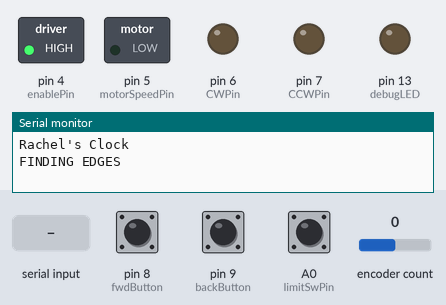
Simulated run of this sketch. Board: Arduino Uno, built with avr-gcc and run on an emulated ATmega328P. Shown: switched loads named in the sketch (green lamp = pin HIGH), output pins drawn as LEDs (lit = HIGH), the last lines printed to the serial monitor. The test bench sets the inputs (shaded band); at power-on: A0 (limitSwPin) HIGH, pin 9 (backButton) HIGH, pin 8 (fwdButton) HIGH, encoder count 0.

Above: at 0.8 s.
0.9 s: A0 (limitSwPin) pulled LOW for 3.2 s
At 3.9 s:
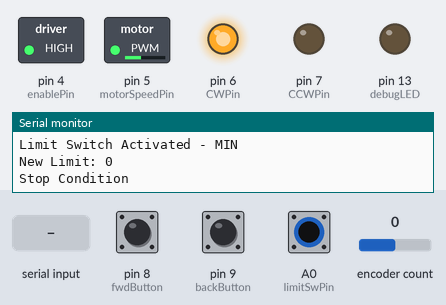
6.5 s: A0 (limitSwPin) pulled LOW for 0.15 s
At 7.7 s:
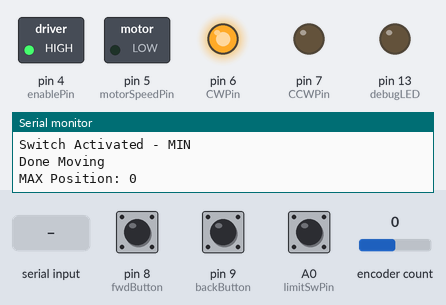
9.6 s: pin 9 (backButton) pulled LOW for 0.15 s
At 10.4 s:
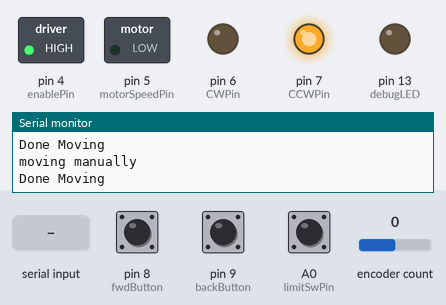
11.3 s: A0 (limitSwPin) pulled LOW for 1 s
13.8 s: "moveTo\n" received over Serial
At 14.6 s:
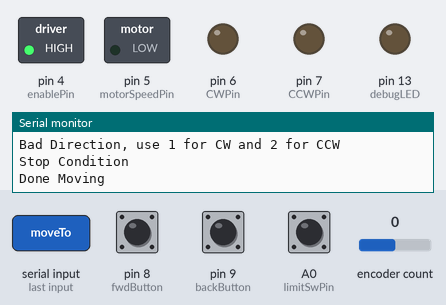
15.3 s: A0 (limitSwPin) pulled LOW for 0.15 s
Timing chart, 0 to 17.9 s (numbered marks = the images above; inputs shaded):
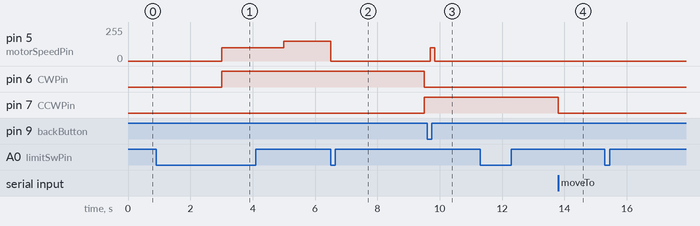

The sketch:

ClockOclock-LimitSWTesting.ino
```cpp
// ***** Timer *****
#include <SimpleTimer.h>
SimpleTimer timer; // the timer object

// timer library - https://github.com/zomerfeld/SimpleTimerArduino

// ***** RTC *****
#include <RTClib.h> //library from https://github.com/adafruit/RTClib
RTC_DS1307 rtc;
DateTime now;
char daysOfTheWeek[7][12] = {"Sunday", "Monday", "Tuesday", "Wednesday", "Thursday", "Friday", "Saturday"};

int nowHour = -1;
int nowMinute = -1;
int nowSecond = -1;
int lastHour = -1;
int lastMinute = -1;
int lastSecond = -1;

// Wiring: 5V to 5V, GND to GND, SCL to A5 (on Uno, changes by controller), SDA to A4 (on Uno)
// Wiring: https://screencast.com/t/50Cv0fAUM7w5


// ***** Encoder http://www.pjrc.com/teensy/td_libs_Encoder.html
// If you define ENCODER_DO_NOT_USE_INTERRUPTS *before* including
// Encoder, the library will never use interrupts.  This is mainly
// useful to reduce the size of the library when you are using it
// with pins that do not support interrupts.  Without interrupts,
// your program must call the read() function rapidly, or risk
// missing changes in position.
//#define ENCODER_DO_NOT_USE_INTERRUPTS
#include <Encoder.h>
#include <Bounce2.h>

//   Change these two numbers to the pins connected to your encoder.
//   Best Performance: both pins have interrupt capability
//   Good Performance: only the first pin has interrupt capability
//   Low Performance:  neither pin has interrupt capability
//   Make sure to pull UP those pins up with a 1K resistor (though the code seems to use the INPUT_PULLUP)

Encoder myEnc(2, 3); //on Uno, the pins with interrupt capability are 2 and 3 (https://www.arduino.cc/en/Reference/attachInterrupt)

// *** MOTOR CONTROL PINS ***
#define enablePin 4 // Connect to EN - Send High or Low to enabled and disable the motor
#define motorSpeedPin 5 // Connect to D2 on the Pololu MD05A (Needs to be PWM pin)
#define CWPin 6 // Connect to IN1 - Turning HIGH will change the motor direction to ClockWise
#define CCWPin 7 // Connect to IN2 - Turning HIGH will change the motor direction to Counter ClockWise
// (flip the A/B wires if the direction is reversed)

#define fwdButton 8 //Button to move motor forward
#define backButton 9 //Button to move motor backward
#define debugLED 13 // Debug LED


// *** LIMIT SWITCH  ***
#define limitSwPin A0 // The pin for the limit switch.
// For a regular switch, set as INPUT_PULLUP and connect the switch to GND and look for LOW for trigger. (https://www.arduino.cc/en/Tutorial/DigitalInputPullup)

// Values for Hall Sensor
int magnetHigh = 520; // high range for magnet detection (460+578?)
int magnetLow = 440;

// Initiate a Bounce object: //needed for digital switch
Bounce debouncer1 = Bounce();
Bounce debouncer2 = Bounce();
Bounce debouncer3 = Bounce();


// **************************

// *** SERIAL VARIABLES ***
String inputString = "";         // a string to hold incoming data
boolean stringComplete = false;  // whether the string is complete
// **************************

// *** CLOCK VARIABLES ***
bool motorDisabled = 0; //To disable the motor passed limits
long maxPosition = -1;
long cmdPosition = 200; // Where we're aiming the motor to go
bool motionDone = 1; // If the clock's in motion or not
long distanceMinute = 3000; // CHANGE - How much we need to move for one minute passing
long distance5Second = 250; // CHANGE - How much we need to move for 5 seconds passing
int direction; // globally stores the direction of the moveTo Commands.

// **************************

// *** ENCODER VARIABLES ***
long oldPosition  = -999;
long newPosition;


// ************************** SETUP **************************

void setup() {

  // ***** STARTS SERIAL & RTC *****
  Serial.begin(250000);
  Serial.println("Rachel's Clock");


  inputString.reserve(200);   // reserve 200 bytes for the inputString


  // ***** PIN SETUP *****
  pinMode(enablePin, OUTPUT);
  pinMode(motorSpeedPin, OUTPUT);
  pinMode(CWPin, OUTPUT);
  pinMode(CCWPin, OUTPUT);
  pinMode(limitSwPin, INPUT_PULLUP);
  pinMode(enablePin, OUTPUT);
  pinMode(fwdButton, INPUT_PULLUP);
  pinMode(backButton, INPUT_PULLUP);
  pinMode(debugLED, OUTPUT);


  digitalWrite(enablePin, HIGH); // Turns the motor on

  debouncer1.attach(fwdButton);
  debouncer2.attach(backButton);

  debouncer1.interval(90); // 90 seemed to work fast enough. Test and modify if needed
  debouncer2.interval(90); // 90 seemed to work fast enough. Test and modify if needed

// After setting up the limit SW, setup the Bounce instance (only needed for digital switch :
  debouncer3.attach(limitSwPin);
  debouncer3.interval(90); // 90 seemed to work fast enough. Test and modify if needed

  findEdges();

}

// ************************** LOOP **************************

void loop() {
  // ***** UPDATE TIME *****
  timer.run();


  // ***** READ ENCODER *****
  newPosition = myEnc.read();
  if (newPosition != oldPosition) {
    oldPosition = newPosition;
    Serial.print ("encoder position: "); // DEBUG - Disable eventually
    Serial.println(newPosition); // DEBUG - Disable eventually
  }
  // **************************

  // **** CHECK SWITCHes ****
  debouncer1.update();
  debouncer2.update();
  debouncer3.update();

// Limit SW - For hall sensor
//  if ((analogRead(limitSwPin) >= magnetHigh) || (analogRead(limitSwPin) <= magnetLow)) { // numbers might need adjusting based on analog reads of hall sensor
// Limit SW - For Regular SW
 if (debouncer3.fell()) {
    //    myEnc.write(0); // writes 0 to the encoder location
    Serial.println("Limit Switch Activated"); // DEBUG
    digitalWrite(debugLED, HIGH); //turn on debug led
  } else {
    digitalWrite(debugLED, LOW); //turn off debug LED
  }

  // **** Serial handling  ****
  if (stringComplete) {
    Serial.println(inputString);

    // command to manual move: moveTo(X,Y,Z)
    // X = Speed (0-255), Y direction (1or2), Z location )
    // moveTo(120,1,3000)

    if (inputString.startsWith("moveTo")) { // if the string begins with moveTo - Case Sensitive!
      int commaPosition1 = inputString.indexOf(','); //gets the location of the first comma
      String cmdSpeedSt = inputString.substring(7, commaPosition1); // cuts the string between the 7th char and the first comma
      int cmdSpeed = cmdSpeedSt.toInt(); // casts the SPEED it into an int
      Serial.print("cmdSpeed: ");
      Serial.println(cmdSpeed);

      String cmdDirectionSt = inputString.substring(commaPosition1 + 1, commaPosition1 + 2); // gets the direction
      int cmdDirection = cmdDirectionSt.toInt(); // casts the DIRECTION into an int
      Serial.print("cmdDirection: ");
      Serial.println(cmdDirection);

      //String cmdRest = inputString.substring(commaPosition1 + 2);
      //      Serial.print("cmdRest: "); // DEBUG
      //      Serial.println(cmdRest); // DEBUG

      int commaPosition2 = inputString.lastIndexOf(','); // gets the location of the last comma
      int parePosition = inputString.indexOf(')'); //gets the location of the closing parentheses
      //      Serial.print("parePosition: "); Serial.println(parePosition); // DEBUG

      String cmdPositionSt = inputString.substring(commaPosition2 + 1, parePosition); // cuts the string between the last comma to the parentheses
      cmdPosition = cmdPositionSt.toInt(); //casts the TARGET POSITION into a global variable (long actually, which will accept an int)
      Serial.print("cmdPosition: ");
      Serial.println(cmdPosition);

      // engage the motor via the moveTo Function
      moveTo(cmdSpeed, cmdDirection, cmdPosition);

    }

    // clear the string:
    inputString = "";
    stringComplete = false;
  }

  // ***** MOTOR STOPPING *****
  checkStop();

  // ***** MANUAL CONTROL BUTTONS *****
  if (debouncer1.fell()) { //if the button went to low (set to pullup)
    digitalWrite(CWPin, HIGH);
    digitalWrite(CCWPin, LOW);
    analogWrite(motorSpeedPin, 125);
    Serial.println("moving manually");
  }

  if (debouncer2.fell()) {
    digitalWrite(CWPin, LOW);
    digitalWrite(CCWPin, HIGH);
    analogWrite(motorSpeedPin, 100);
    Serial.println("moving manually");
  }

  if (debouncer1.rose()) { //when the buttons are not pressed anymore
    stopMotor();
  }

  if (debouncer2.rose()) {
    stopMotor();
  }

}
```

Znotes.ino
```cpp
/***** A02K MAGNETIC HALL EFFECT SENSOR *****:
It's an Analog sensor. Averages around 500. Depending on the pole of the magnet facing it, it will either go down or up.
http://bit.ly/2z8tUJ4

Wiring:
curved side facing facing towards you, left to right:
VCC
GND
Signal
1-10K resistor between VCC and signal.


***** MOTOR NOTES *****
Slowest I can move it seems to be about 70 PWM.

Wiring for the Pololu Motor driver
from right to left:
GND, V+, Motor A (gnd), Motor B (VCC)

// *** MOTOR CONTROL PINS ***
#define enablePin 4 // Connect to EN - Send High or Low to enabled and disable the motor
#define motorSpeedPin 5 // Connect to D2 on the Pololu MD05A (Needs to be PWM pin)
#define CWPin 6 // Connect to IN1 - Turning HIGH will change the motor direction to ClockWise
#define CCWPin 7 // Connect to IN2 - Turning HIGH will change the motor direction to Counter ClockWise

*/
```

motorFunctions.ino
```cpp
void move(int speed, int directionTo) { // General Move with Direction (no target location). Speed needs to be 0-255, Direction 1 or 2

  direction = directionTo; // Stores the direction in a global parameter

  if (motorDisabled == 1) {
    Serial.println("Motor disabled, can't move");
    return;
  }

  motionDone = 0;

  if (directionTo == 1) { // clockwise
    digitalWrite(CWPin, HIGH);
    digitalWrite(CCWPin, LOW);
  } else if (directionTo == 2) { // counter-clockwise
    digitalWrite(CWPin, LOW);
    digitalWrite(CCWPin, HIGH);
  } else {
    digitalWrite(CWPin, LOW);
    digitalWrite(CCWPin, LOW);
    Serial.println("Bad Direction, use 1 for CW and 2 for CCW");
    return;
  }

  analogWrite(motorSpeedPin, speed);
  Serial.println("Moving with speed " + speed);
}

void moveTo(int speed, int directionTo, long goToPosition) { // Move to a specific location ******

  direction = directionTo;

  if (motorDisabled == 1) {
    Serial.println("Motor disabled, can't move");
    return;
  }

  // print the command
  Serial.print("Command Received: Speed: ");
  Serial.print(speed);
  Serial.print("\t Direction: ");
  Serial.print(directionTo);
  Serial.print("\t goToPosition: ");
  Serial.println(goToPosition);

  motionDone = 0; // set the flag for movement (not done is zero means it's moving)

  if (directionTo == 1) { // clockwise
    digitalWrite(CWPin, HIGH);
    digitalWrite(CCWPin, LOW);
  } else if (directionTo == 2) { // counter-clockwise
    digitalWrite(CWPin, LOW);
    digitalWrite(CCWPin, HIGH);
  } else {
    digitalWrite(CWPin, LOW);
    digitalWrite(CCWPin, LOW);
    Serial.println("Bad Direction, use 1 for CW and 2 for CCW");
    return;
  }

  analogWrite(motorSpeedPin, speed); //move the motor
  Serial.println("Moving"); // DEBUG

}

void stopMotor() {
  Serial.println("Done Moving");
  analogWrite(motorSpeedPin, 0);
  motionDone = 1;
}

void checkStop() {
  if (((newPosition + 40 >= cmdPosition) && (newPosition - 40 <= cmdPosition )) && (motionDone == 0)) {
    Serial.println("Stop Condition"); //DEBUG
    stopMotor();
  }
  checkMax();
}

void checkMax() {
  if ((newPosition + 40 >= maxPosition) && (motionDone == 0) && (direction == 1)) {
    motionDone = 0;
    Serial.println("Reached Max");
    cmdPosition = 0;
    moveTo(100, 2, cmdPosition); //move back to 0

  }
}

void findEdges () { //This function finds the edges for the motor movements - Max and Min
  // uses a limit switch (or a hall magnet switch)

  Serial.println("FINDING EDGES");
  delay(3000);
// This WHILE Lines works for Hall Sensor
//  while ((analogRead(limitSwPin) <= magnetHigh) && (analogRead(limitSwPin) >= magnetLow)) { // numbers might need adjusting based on analog reads of hall sensor

// This While Line Works for regular switches
  while (digitalRead(limitSwPin) == HIGH) { //button not pressed (it's in pullup mode)
    move(150, 2);
    newPosition = myEnc.read();
    if (newPosition != oldPosition) {
      oldPosition = newPosition;
      Serial.print ("enc position: "); // DEBUG - Disable eventually
      Serial.println(newPosition); // DEBUG - Disable eventually
    }
  }
  stopMotor();

  myEnc.write(0); // writes 0 to the encoder location
  Serial.println("Limit Switch Activated - MIN"); // DEBUG
  Serial.print("New Limit: "); // DEBUG
  Serial.println(myEnc.read());

  move(100, 1);
  delay(2000); //wait a few seconds


// This WHILE Lines works for Hall Sensor
//  while ((analogRead(limitSwPin) <= magnetHigh) && (analogRead(limitSwPin) >= magnetLow)) { // numbers might need adjusting based on analog reads of hall sensor

// This While Line Works for regular switches
  while (digitalRead(limitSwPin) == HIGH) { //button not pressed (it's in pullup mode)
    move(150, 1);
    newPosition = myEnc.read();
    if (newPosition != oldPosition) {
      oldPosition = newPosition;
      Serial.print ("enc position: "); // DEBUG - Disable eventually
      Serial.println(newPosition); // DEBUG - Disable eventually
    }
  }

  maxPosition = newPosition;
  stopMotor();
  Serial.print("MAX Position: ");
  Serial.println(maxPosition); // DEBUG - Disable eventually
  delay(3000);
  cmdPosition = 0;
  Serial.println("Moving to 0 point");
  moveTo(100, 2, cmdPosition); // Move back to 0


}
```

serialFunctions.ino
```cpp
// **** Serial Functions ****

void serialEvent() {
  while (Serial.available()) {
    // get the new byte:
    char inChar = (char)Serial.read();
    // add it to the inputString:
    inputString += inChar;
    // if the incoming character is a newline, set a flag
    // so the main loop can do something about it:
    if (inChar == '\n') {
      stringComplete = true;
    }
  }
}
```

timeFunctions.ino
```cpp
// **** Time Functions ****

void showTime() {
  DateTime now = rtc.now();

  Serial.print(now.year(), DEC);
  Serial.print('/');
  Serial.print(now.month(), DEC);
  Serial.print('/');
  Serial.print(now.day(), DEC);
  Serial.print(" (");
  Serial.print(daysOfTheWeek[now.dayOfTheWeek()]);
  Serial.print(") ");
  Serial.print(now.hour(), DEC);
  Serial.print(':');
  Serial.print(now.minute(), DEC);
  Serial.print(':');
  Serial.print(now.second(), DEC);
  Serial.println();

  Serial.print(" UNIX TIME = ");
  Serial.print(now.unixtime());
  Serial.println();

  nowHour = now.hour();
  nowMinute = now.minute();
  nowSecond = now.second();

//debug - prints the hall sensor read on limit switch
  Serial.print("hall sensor read = ");
  Serial.println(analogRead(limitSwPin));

//
//  if (now.second() >= lastSecond+5) { //this condition doesn't work
//    long destPosition = newPosition + 300;
//    moveTo(255, 1, destPosition);
//    lastSecond = now.second();
//    Serial.println(now.second(), DEC);
//    Serial.println("moving a second");
//  }

}

void minuteMove () {
//  Serial.print("minute: ");
//  Serial.println (nowMinute, DEC);
  if (nowMinute == 0) {
    cmdPosition = newPosition + distanceMinute;
    moveTo(255,1,cmdPosition);
    Serial.println("moving a minute");
    lastMinute = 0.5;
  }
  if (nowMinute > lastMinute) {
    cmdPosition = newPosition + distanceMinute;
    moveTo(255,1,cmdPosition);
    Serial.println("moving a minute");
    lastMinute = nowMinute;
    rtc.now();
  }
}

void fiveSecMove () {
    if (motionDone == 1) {
    cmdPosition = newPosition + distance5Second;
    moveTo(255,1,cmdPosition);
    Serial.println("Moving 5 seconds");
    } else {
      Serial.println("Already in Motion");
    }
    rtc.now();
  }
```

Measured:
- after the input at 0.9 s, pin 5 (motorSpeedPin): 0/255 → 100/255 after 2.1 s, → 150/255 2.0 s later; pin 6 (CWPin): LOW → HIGH after 2.1 s; pin 7 (CCWPin): stays LOW (without the input it goes to HIGH after 2.1 s)
- after the input at 6.5 s, pin 5 (motorSpeedPin): 150/255 → 0/255 at once; pin 6 (CWPin): HIGH → LOW after 3.0 s; pin 7 (CCWPin): LOW → HIGH after 3.0 s
- after the input at 9.6 s, pin 5 (motorSpeedPin): 0/255 → 100/255 after 0.09 s, → 0/255 0.15 s later
- after the input at 13.8 s, pin 7 (CCWPin): HIGH → LOW at once
